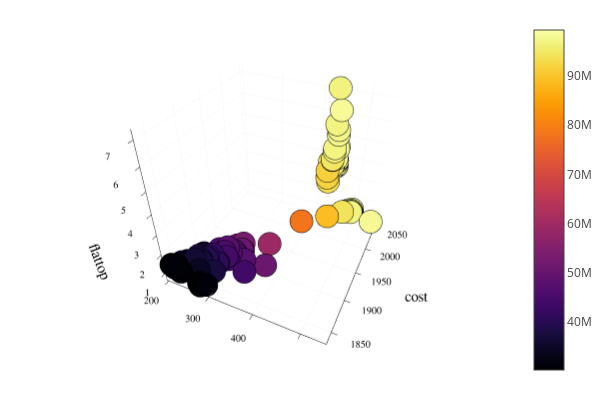

Notebook code for this chart:
### Code cell
#plotlyjs();
n_color=1
display(opt[n_color].description)

p=plot()
for (kk,(px,pf)) in enumerate(zip(PX,PF))
    if kk<10
        continue
    end
    scatter!(p, pf[:,1],pf[:,2],log10.(pf[:,3]),
        xlabel=split(string(objective_functions[1].name),"_")[2],
        ylabel=split(string(objective_functions[2].name),"_")[2],
        zlabel=split(string(objective_functions[3].name),"_")[2],
        marker_z=px[:,n_color],
        colorbar_title=opt[n_color].description,
        label="")#,zlim=[0,1E4])
end
display(p)

# opt=FUSE.opt_parameters(ini)
# p=plot()
# for (px,pf) in zip(PX,PF)
#     scatter!(p, px[:,1],px[:,2],px[:,3],xlabel=opt[1].description,ylabel=opt[2].description,zlabel=opt[3].description,marker_z=log10.(pf[:,3]),label="")
# end
# display(p)
